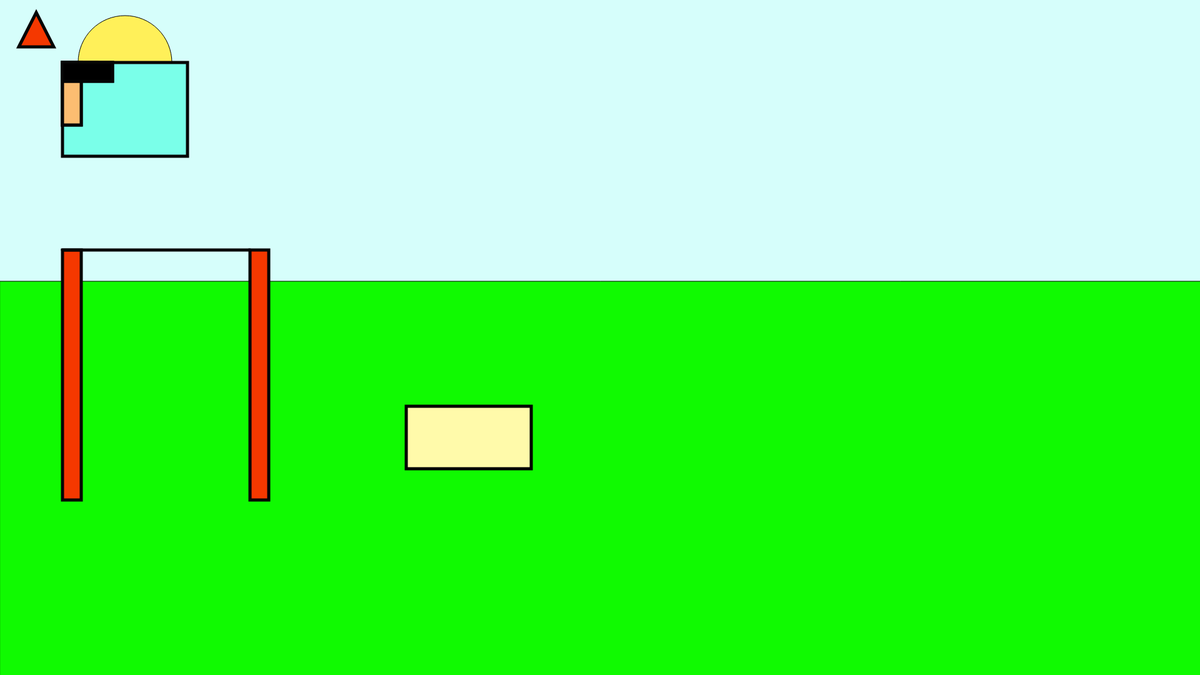
Frame 1 (no input)
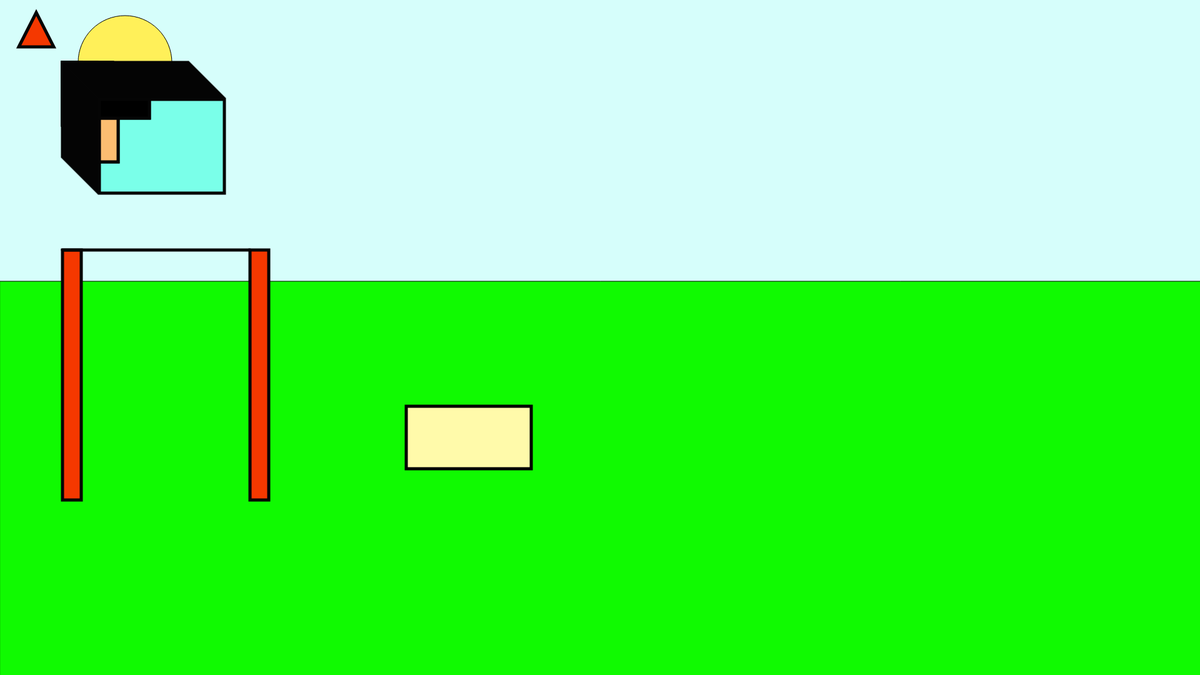
Frame 60 (no input)
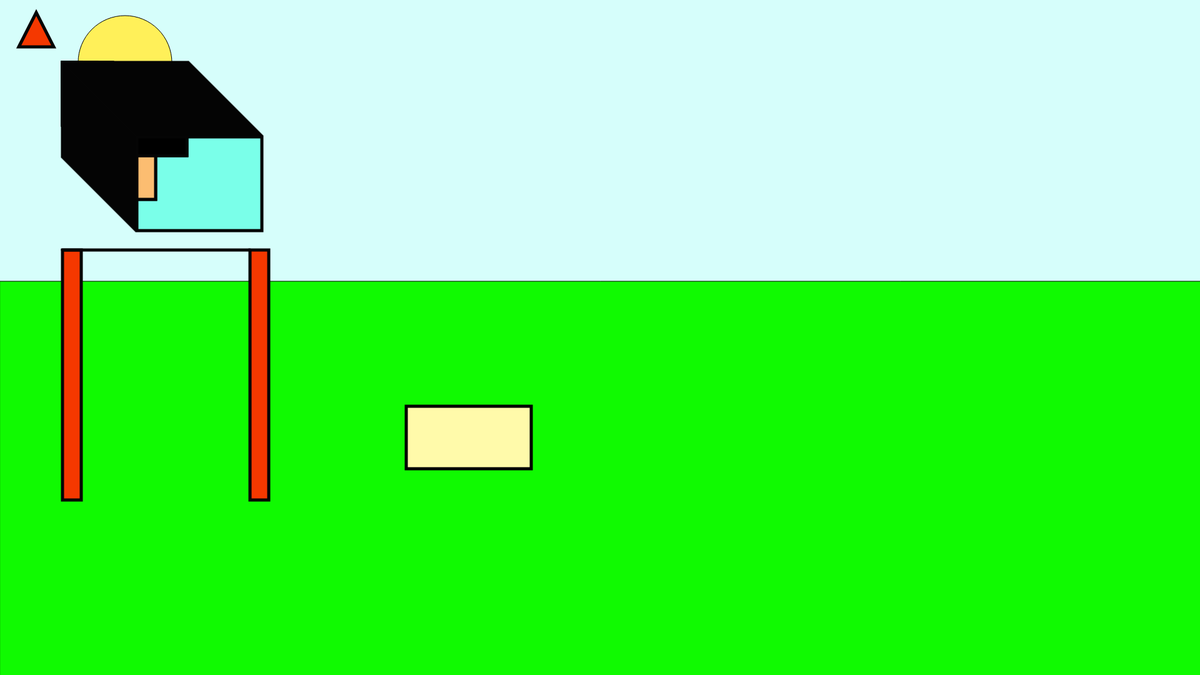
Frame 120 (the mouse pressed at the canvas centre since frame 60)

The p5.js sketch that drew these frames (run headless with seeded random() and noise() and a simulated clock; from frame 60 on, the mouse is pressed at the canvas centre):

// p5.js sketch
// ── sketch.js
//wilman bonilla                                                     Sep 11 2025
// I am making a playground with kids playing around it//
// PLAYGROUND FUN


//I am using let to set my variable 


 let ML=100




function setup() {
  createCanvas(1920, 1080);

//set backgrond color (sky)

background(98, 250, 240, 67); 


//I used a rectangle to make the grass
fill(16, 250, 1, );
rect(0, 450, 1980, 670);

//sun 
fill(255, 240, 89,);
ellipse(200, 100, 150, 150);


//sandbox
strokeWeight(5)
fill(255, 250, 170);
rect(650, 650, 200, 100);






// I am adding more things to my drawing


/// pull up bar

stroke(5);
fill(245, 56, 0);
rect(400, 400, 30, 400);

stroke(5);
fill(245, 56, 0);
rect(100, 400, 30, 400);


stroke(5);
line(400, 400, 100, 400);




// rocketship

triangle(30, 75, 58, 20, 86, 75);






}

function draw() {

//using the Let com


// arms
fill(252, 189, 113);
rect(ML, ML, 30, 100);
rect(ML, ML, 30, 100);


//body
fill(122, 255, 233);
rect(ML, ML, 55, 55);
rect(ML, ML, 200, 150);

//legs
fill(252, 189, 113); 
rect(ML, ML, 30, 100);
rect(ML, ML, 30, 100);

//shoes 
fill(0,0,0);
rect(ML, ML, 80, 30);
rect(ML, ML, 80, 30);

ML = ML + 1;





  //this code is is you want to move billy with the mouse 
//background(98, 250, 240, 67); 

// arms
//fill(252, 189, 113);
//rect(Mousex, mouseY, 30, 100);
//rect(Mousex, mouseY, 30, 100);


//body
//fill(122, 255, 233);
//rect(Mousex, mouseY, 55, 55);
//rect(Mousex, mouseY, 200, 150);

//legs
//fill(252, 189, 113); 
//rect(Mousex, mouseY, 30, 100);
//rect(Mousex, mouseY, 30, 100);

//shoes 
//fill(0,0,0);
//rect(mouseX, mouseY, 80, 30);
//rect(Mousex, mouseY, 80, 30);




//This is what billy looks like just in case the moving doesnt work.


// arms
//fill(252, 189, 113);
//rect(350, 400, 30, 100);
//rect(200, 400, 30, 100);


//body
//fill(122, 255, 233);
//rect(265, 445, 55, 55);
//rect(185, 500, 200, 150);

//legs
//fill(252, 189, 113); 
//rect(350, 650, 30, 100);
//rect(200, 650, 30, 100);

//shoes 
//fill(0,0,0);
//rect(350, 720, 80, 30);
//rect(200, 720, 80, 30);






















}
